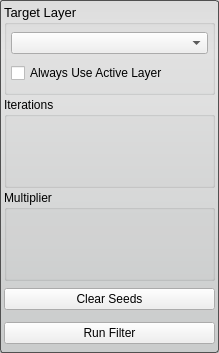
<?xml version="1.0" encoding="UTF-8"?>
<ui version="4.0">
 <class>ConfidenceConnectedFilterInterface</class>
 <widget class="QWidget" name="ConfidenceConnectedFilterInterface">
  <property name="geometry">
   <rect>
    <x>0</x>
    <y>0</y>
    <width>219</width>
    <height>353</height>
   </rect>
  </property>
  <property name="sizePolicy">
   <sizepolicy hsizetype="Preferred" vsizetype="Fixed">
    <horstretch>0</horstretch>
    <verstretch>0</verstretch>
   </sizepolicy>
  </property>
  <property name="minimumSize">
   <size>
    <width>0</width>
    <height>241</height>
   </size>
  </property>
  <property name="maximumSize">
   <size>
    <width>16777215</width>
    <height>16777215</height>
   </size>
  </property>
  <property name="windowTitle">
   <string>Form</string>
  </property>
  <property name="styleSheet">
   <string notr="true">QWidget#ConfidenceConnectedFilterInterface{
	border-radius: 3px;
	border: 1px solid rgb(80, 80,80);
	background-color: qlineargradient(spread:pad, x1:0.5, y1:0, x2:0.5, y2:0.960227, stop:0 rgba(221, 221, 221, 255), stop:0.155779 rgba(228, 228, 228, 255), stop:1 rgba(202, 204, 204, 255));      
}</string>
  </property>
  <layout class="QVBoxLayout" name="verticalLayout">
   <property name="spacing">
    <number>2</number>
   </property>
   <property name="margin">
    <number>4</number>
   </property>
   <item>
    <widget class="QGroupBox" name="target_groupbox_">
     <property name="font">
      <font>
       <pointsize>10</pointsize>
      </font>
     </property>
     <property name="title">
      <string>Target Layer</string>
     </property>
     <layout class="QVBoxLayout" name="verticalLayout_4">
      <property name="margin">
       <number>4</number>
      </property>
      <item>
       <widget class="QComboBox" name="target_layer_"/>
      </item>
      <item>
       <widget class="QCheckBox" name="use_active_layer_">
        <property name="text">
         <string>Always Use Active Layer</string>
        </property>
       </widget>
      </item>
     </layout>
    </widget>
   </item>
   <item>
    <widget class="QGroupBox" name="groupBox">
     <property name="title">
      <string>Iterations</string>
     </property>
     <layout class="QVBoxLayout" name="verticalLayout_2">
      <property name="margin">
       <number>4</number>
      </property>
      <item>
       <layout class="QHBoxLayout" name="iterations_layout_">
        <property name="spacing">
         <number>0</number>
        </property>
       </layout>
      </item>
     </layout>
    </widget>
   </item>
   <item>
    <widget class="QGroupBox" name="groupBox_2">
     <property name="title">
      <string>Multiplier</string>
     </property>
     <layout class="QVBoxLayout" name="verticalLayout_3">
      <property name="margin">
       <number>4</number>
      </property>
      <item>
       <layout class="QHBoxLayout" name="multiplier_layout_"/>
      </item>
     </layout>
    </widget>
   </item>
   <item>
    <widget class="QWidget" name="widget" native="true">
     <property name="minimumSize">
      <size>
       <width>0</width>
       <height>32</height>
      </size>
     </property>
     <property name="maximumSize">
      <size>
       <width>16777215</width>
       <height>32</height>
      </size>
     </property>
     <layout class="QHBoxLayout" name="horizontalLayout">
      <property name="margin">
       <number>0</number>
      </property>
      <item>
       <widget class="QPushButton" name="clear_seeds_button_">
        <property name="sizePolicy">
         <sizepolicy hsizetype="Preferred" vsizetype="Fixed">
          <horstretch>0</horstretch>
          <verstretch>0</verstretch>
         </sizepolicy>
        </property>
        <property name="text">
         <string>Clear Seeds</string>
        </property>
       </widget>
      </item>
     </layout>
    </widget>
   </item>
   <item>
    <widget class="QWidget" name="widget_2" native="true">
     <property name="minimumSize">
      <size>
       <width>0</width>
       <height>32</height>
      </size>
     </property>
     <property name="maximumSize">
      <size>
       <width>16777215</width>
       <height>32</height>
      </size>
     </property>
     <layout class="QHBoxLayout" name="horizontalLayout_2">
      <property name="spacing">
       <number>0</number>
      </property>
      <property name="margin">
       <number>0</number>
      </property>
      <item>
       <widget class="QPushButton" name="run_button_">
        <property name="sizePolicy">
         <sizepolicy hsizetype="Preferred" vsizetype="Fixed">
          <horstretch>0</horstretch>
          <verstretch>0</verstretch>
         </sizepolicy>
        </property>
        <property name="text">
         <string>Run Filter</string>
        </property>
       </widget>
      </item>
     </layout>
    </widget>
   </item>
  </layout>
 </widget>
 <resources/>
 <connections/>
</ui>
